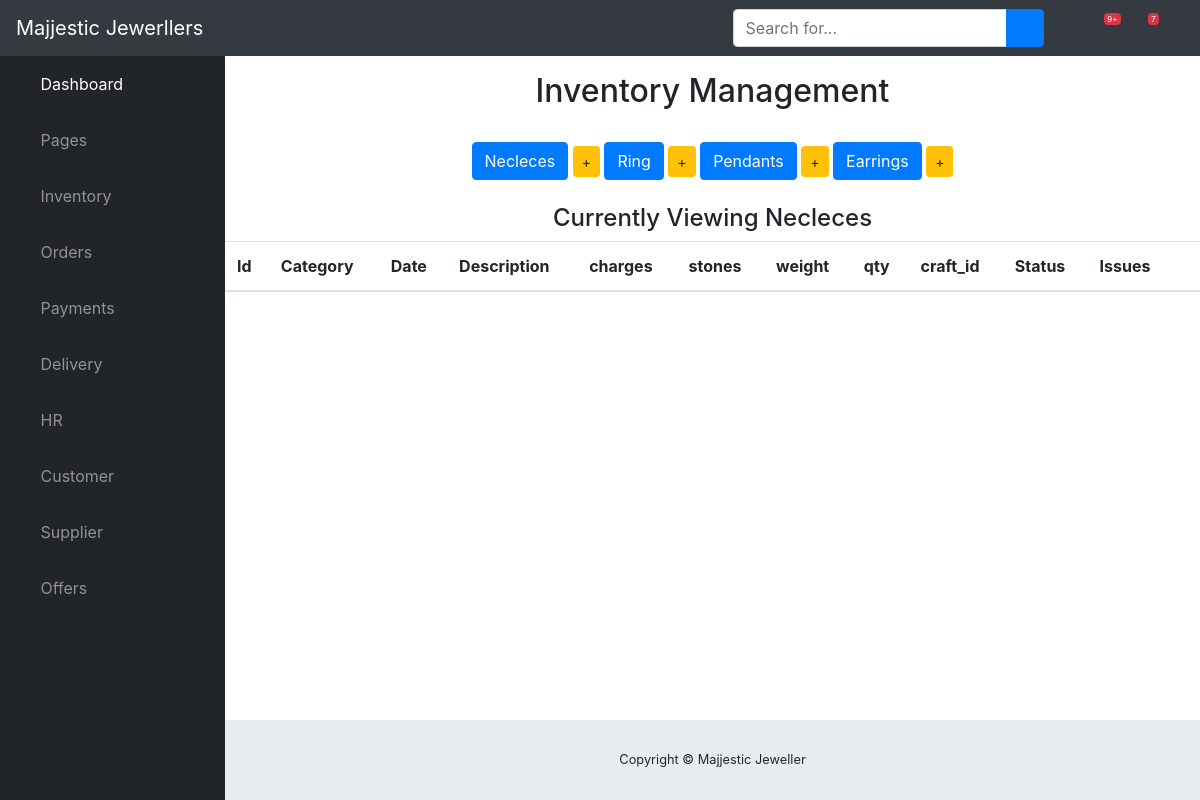
The app's page /inventory/display_Necleces, older data.
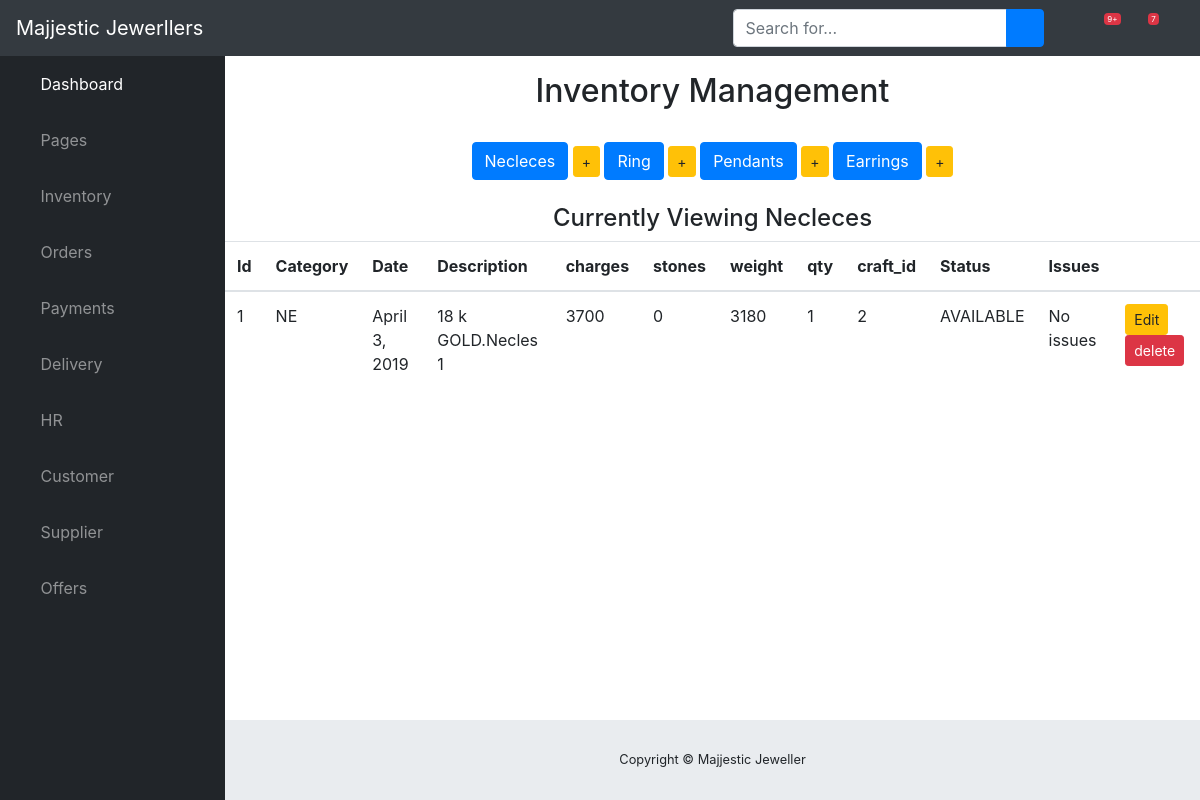
The same page, newer data.
### inventory/models.py (models this page shows, shortened)
class jewelry(models.Model):
    cat = models.CharField(max_length=100, blank=False)#category
    date = models.DateField()
    description = models.CharField(max_length=500, blank=False)
    charges = models.IntegerField()
    stones = models.IntegerField()
    weight = models.IntegerField()
    qty = models.IntegerField()
    craft_id = models.IntegerField()
    choices = (
        ('AVAILABLE', 'Item ready to be purchased'),
        ('SOLD', 'Item Sold'),
        ('RESTOCKING', 'Item restocking in few days')
    )
    status = models.CharField(max_length=10, choices=choices, default="SOLD")
    issues = models.CharField(max_length=100, default="No issues")
    class Meta:
        abstract = True

class Necleces(jewelry):
    pass

### inventory/views.py (the view)
def display_Necleces(request):
    items = Necleces.objects.all()
    context = {
        'items':items,
        'header':'Necleces',
    }
    return render(request, 'inventory.html', context)

### templates/inventory.html (shortened to what this page needs)
{%  extends 'base.html' %}
{% block dashboard-body %}
<center><h2 >Inventory Management</h2><br>
    <div class="button-group">
    <a href="{% url 'display_Necleces' %}" class="btn btn-primary btn-md" role="button">Necleces</a>
    <a href="{% url 'add_Necleces' %}" class="btn btn-warning btn-sm" role="button">+</a>
    <a href="{% url 'display_Ring' %}" class="btn btn-primary btn-md" role="button">Ring</a>
    <a href="{% url 'add_Ring' %}" class="btn btn-warning btn-sm" role="button">+</a>
    <a href="{% url 'display_Pendants' %}" class="btn btn-primary btn-md" role="button">Pendants</a>
    <a href="{% url 'add_Pendant' %}" class="btn btn-warning btn-sm" role="button">+</a>
    <a href="{% url 'display_Earrings' %}" class="btn btn-primary btn-md" role="button">Earrings</a>
    <a href="{% url 'add_Earrings' %}" class="btn btn-warning btn-sm" role="button">+</a>
</div></center>
<br>
    {% if header == "Necleces" or header == "Earrings" or header == "Pendants" or header == "Rings"%}
<center> <h4>Currently Viewing {{ header }}</h4></center>
<table class="table table-hover">
    <thead>
        <tr>
            <th>Id</th>
            <th>Category</th>
            <th>Date</th>
            <th>Description</th>
            <th>charges</th>
            <th>stones</th>
            <th>weight</th>
            <th>qty</th>
            <th>craft_id</th>
            <th>Status</th>
            <th>Issues</th>
            <th></th>
        </tr>
    </thead>
    <tbody>
        {% for item in items %}
        <tr>
            <td>{{ item.pk }}</td>
            <td>{{ item.cat }}</td>
            <td>{{ item.date }}</td>
            <td>{{ item.description }}</td>
            <td>{{ item.charges }}</td>
            <td>{{ item.stones }}</td>
            <td>{{ item.weight }}</td>
            <td>{{ item.qty }}</td>
            <td>{{ item.craft_id }}</td>
            <td>{{ item.status }}</td>
            <td>{{ item.issues }}</td>
            {% if header == "Necleces" %}
                <td>
                    <a href="{% url 'edit_Necleces' item.pk %}" class="btn btn-warning btn-sm" role="button" aria-pressed="true" > Edit</a>
                    <a href="{% url 'delete_Necleces' item.pk %}" class="btn btn-danger btn-sm" role="button" aria-pressed="true" > delete</a>
                </td>
            {% elif header == "Rings" %}
                <td>
                    <a href="{% url 'edit_Ring' item.pk %}" class="btn btn-warning btn-sm" role="button" aria-pressed="true" > Edit</a>
                    <a href="{% url 'delete_Ring' item.pk %}" class="btn btn-danger btn-sm" role="button" aria-pressed="true" > delete</a>
                </td>
            {% elif header == "Earrings" %}
                <td>
                    <a href="{% url 'edit_Earrings' item.pk %}" class="btn btn-warning btn-sm" role="button" aria-pressed="true" > Edit</a>
                    <a href="{% url 'delete_Earrings' item.pk %}" class="btn btn-danger btn-sm" role="button" aria-pressed="true" > delete</a>
                </td>
            {% else %}
                <td>
                    <a href="{% url 'edit_Pendant' item.pk %}" class="btn btn-warning btn-sm" role="button" aria-pressed="true" > Edit</a>
                    <a href="{% url 'delete_Pendants' item.pk %}" class="btn btn-danger btn-sm" role="button" aria-pressed="true" > delete</a>
                </td>
            {% endif %}
        </tr>
            {% endfor %}
    </tbody>
</table>
    {% else %}
        {% load staticfiles %}
    {% endif %}
{% endblock %}

### templates/base.html (shortened to what this page needs)
<!DOCTYPE html>
<html lang="en">
<head>
  {% load static %}
 <link href="{% static "boostrap_files/vendor/fontawesome-free/css/all.min.css" %}" rel="stylesheet" type="text/css">
 <link href="{% static "boostrap_files/vendor/datatables/dataTables.bootstrap4.css" %}" rel="stylesheet">
  <link href="{% static "boostrap_files/css/sb-admin.css" %}" rel="stylesheet">
  <link rel="stylesheet" href="{% static '/css/bootstrap.min.css' %}">
</head>
<body id="page-top">
  <nav class="navbar navbar-expand navbar-dark bg-dark static-top">
    <a class="navbar-brand mr-1" href="index.html">Majjestic Jewerllers</a>
    <button class="btn btn-link btn-sm text-white order-1 order-sm-0" id="sidebarToggle" href="#">
      <i class="fas fa-bars"></i>
    </button>
    <form class="d-none d-md-inline-block form-inline ml-auto mr-0 mr-md-3 my-2 my-md-0">
      <div class="input-group">
        <input type="text" class="form-control" placeholder="Search for..." aria-label="Search" aria-describedby="basic-addon2">
        <div class="input-group-append">
          <button class="btn btn-primary" type="button">
            <i class="fas fa-search"></i>
          </button>
        </div>
      </div>
    </form>
    <ul class="navbar-nav ml-auto ml-md-0">
      <li class="nav-item dropdown no-arrow mx-1">
        <a class="nav-link dropdown-toggle" href="#" id="alertsDropdown" role="button" data-toggle="dropdown" aria-haspopup="true" aria-expanded="false">
          <i class="fas fa-bell fa-fw"></i>
          <span class="badge badge-danger">9+</span>
        </a>
      </li>
      <li class="nav-item dropdown no-arrow mx-1">
        <a class="nav-link dropdown-toggle" href="#" id="messagesDropdown" role="button" data-toggle="dropdown" aria-haspopup="true" aria-expanded="false">
          <i class="fas fa-envelope fa-fw"></i>
          <span class="badge badge-danger">7</span>
        </a>
      </li>
      <li class="nav-item dropdown no-arrow">
        <a class="nav-link dropdown-toggle" href="#" id="userDropdown" role="button" data-toggle="dropdown" aria-haspopup="true" aria-expanded="false">
          <i class="fas fa-user-circle fa-fw"></i>
        </a>
      </li>
    </ul>
  </nav>
  <div id="wrapper">
    <ul class="sidebar navbar-nav">
      <li class="nav-item active">
        <a class="nav-link" href="/dashboard/">
          <i class="fas fa-fw fa-tachometer-alt"></i>
          <span>Dashboard</span>
        </a>
      </li>
      <li class="nav-item dropdown">
        <a class="nav-link dropdown-toggle" href="#" id="pagesDropdown" role="button" data-toggle="dropdown" aria-haspopup="true" aria-expanded="false">
          <i class="fas fa-fw fa-folder"></i>
          <span>Pages</span>
        </a>
      </li>
        <li class="nav-item">
        <a class="nav-link" href="/inventory/">
          <i class="fas fa-fw fa-table"></i>
          <span>Inventory</span></a>
      </li>
        <li class="nav-item">
        <a class="nav-link" href="#">
          <i class="fas fa-fw fa-table"></i>
          <span>Orders</span></a>
      </li>
        <li class="nav-item">
        <a class="nav-link" href="#">
          <i class="fas fa-fw fa-table"></i>
          <span>Payments</span></a>
      </li>
        <li class="nav-item">
        <a class="nav-link" href="/delivery">
          <i class="fas fa-fw fa-table"></i>
          <span>Delivery</span></a>
      </li>
        <li class="nav-item">
        <a class="nav-link" href="#">
          <i class="fas fa-fw fa-table"></i>
          <span>HR</span></a>
      </li>
        <li class="nav-item">
        <a class="nav-link" href="/dashboard/customer/">
          <i class="fas fa-fw fa-table"></i>
          <span>Customer</span></a>
      </li>
        <li class="nav-item">
        <a class="nav-link" href="#">
          <i class="fas fa-fw fa-table"></i>
          <span>Supplier</span></a>
      </li>
        <li class="nav-item">
        <a class="nav-link" href="#">
          <i class="fas fa-fw fa-table"></i>
          <span>Offers</span></a>
      </li>
    </ul>
    <div id="content-wrapper">
            {% block dashboard-body %}
            {% endblock %}
      <footer class="sticky-footer">
        <div class="container my-auto">
          <div class="copyright text-center my-auto">
            <span>Copyright © Majjestic Jeweller</span>
          </div>
        </div>
      </footer>
    </div>
  </div>
</body>
</html>

Row changes from the older to the newer data that the page shows:
added Necleces: pk "1", cat "NE", date "April 3, 2019", description "18 k GOLD.Necles 1", charges "3700", stones "0", weight "3180", qty "1", craft_id "2", status "AVAILABLE", issues "No issues"
